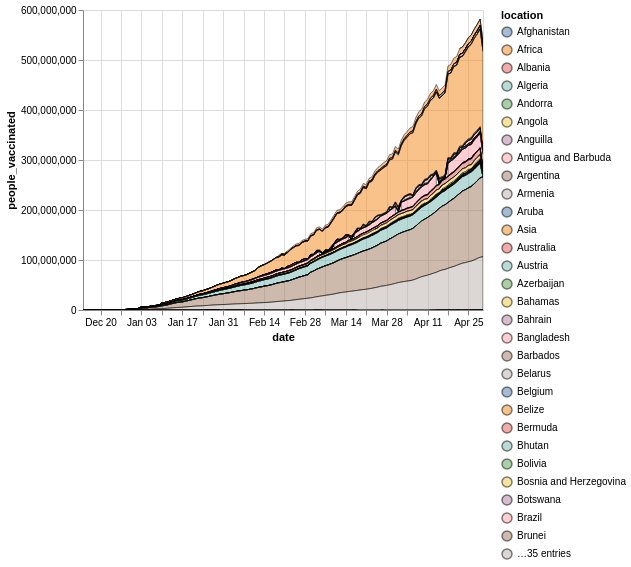

The Vega-Lite source for this figure:
### Vega-Lite specification from a JSON file in a GitHub repository (floating-point values rounded to 4 significant figures; data arrays with more than 128 entries replaced by an {"elided": "..."} marker saying what was removed)
{"config": {"view": {"continuousWidth": 400, "continuousHeight": 300}}, "data": {"name": "data-93e25eb1878ee0db9656d2f25b472491"}, "mark": {"type": "area", "opacity": 0.5, "stroke": "black"}, "encoding": {"color": {"type": "nominal", "field": "location"}, "x": {"type": "temporal", "field": "date"}, "y": {"type": "quantitative", "field": "people_vaccinated"}}, "selection": {"selector001": {"type": "interval", "bind": "scales", "encodings": ["x", "y"]}}, "$schema": "https://vega.github.io/schema/vega-lite/v4.8.1.json", "datasets": {"data-93e25eb1878ee0db9656d2f25b472491": {"elided": "5000 records"}}}
